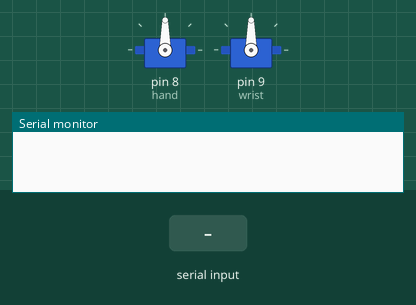
A sketch run on a simulated Arduino Uno, built with avr-gcc and run on an emulated ATmega328P. On the bench: 2 × servo, the last lines printed to the serial monitor. The test bench sets the inputs (shaded band).

Above: at 1.2 s.
1.3 s: "right@" received over Serial
At 2.5 s:
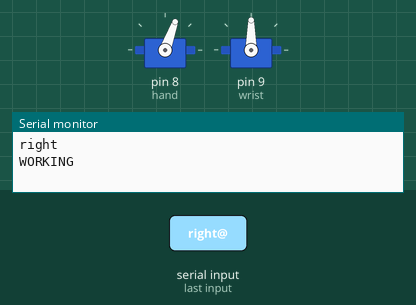
2.8 s: "Right@" received over Serial
At 3.7 s:
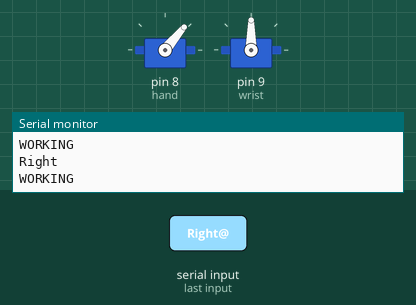
4.3 s: "top@" received over Serial
At 4.8 s:
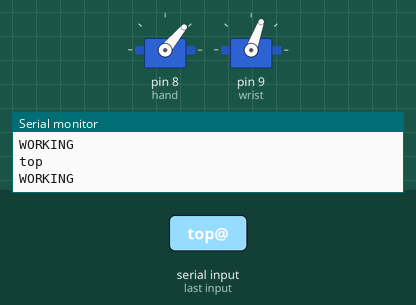
5.8 s: "left@" received over Serial
At 7.0 s:
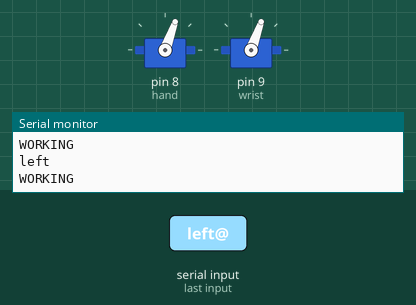
7.3 s: "Left@" received over Serial
At 8.3 s:
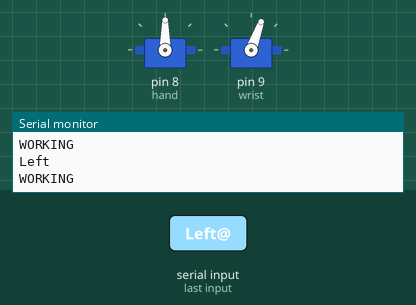
8.8 s: "Top@" received over Serial
At 9.4 s:
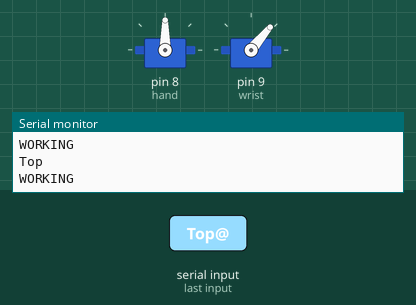
Timing chart, 0 to 11.3 s (numbered marks = the images above; inputs shaded):
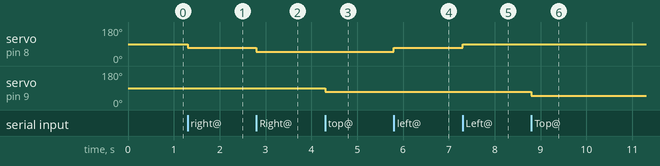

Measured:
- after the input at 1.3 s, servo on pin 8 (hand): 90° → 70° at once
- after the input at 2.8 s, servo on pin 8 (hand): 70° → 50° at once
- after the input at 4.3 s, servo on pin 9 (wrist): 90° → 70° at once
- after the input at 5.8 s, servo on pin 8 (hand): 50° → 70° at once
- after the input at 7.3 s, servo on pin 8 (hand): 70° → 90° at once
- after the input at 8.8 s, servo on pin 9 (wrist): 70° → 50° at once

The sketch:

arduino.ino
```cpp
#include <Servo.h>

Servo wrist;
Servo hand;


double hand_angle=90;
double wrist_angle=90;


void setup() {
  Serial.begin(115200);
  hand.attach(8);
  wrist.attach(9);
  hand.write(hand_angle);
  wrist.write(wrist_angle);

}
String getValue(String data, char separator, int index){
  int found = 0;
  int strIndex[] = {0, -1};
  int maxIndex = data.length()-1;

  for(int i=0; i<=maxIndex && found<=index; i++){
    if(data.charAt(i)==separator || i==maxIndex){
        found++;
        strIndex[0] = strIndex[1]+1;
        strIndex[1] = (i == maxIndex) ? i+1 : i;
    }
  }

  return found>index ? data.substring(strIndex[0], strIndex[1]) : "";
}

void loop() {
 String computerText = Serial.readStringUntil('@');
  computerText.trim();
  if (computerText.length() == 0) {
    return;
  }

  String command = getValue(computerText, ' ',0);

    if (command == "right" || command == "رايت" || command == "Right" || command == "يمين") {
      hand.write(hand_angle -= 20);
    }
    if (command == "left" || command == "Left" || command == "لفت" || command == "يسار") {
     hand.write(hand_angle += 20);
    }

    if (command == "top" || command == "توب" || command == "Top" || command == "فوق") {
      wrist.write(wrist_angle -= 20);
    }

   if (command == "bottom"|| command == "بوتوم" || command == "Bottom" || command == "تحت") {
     wrist.write(wrist_angle += 20);
    }
    Serial.println(command);
  Serial.println("WORKING");
  delay(1000);
}
```
